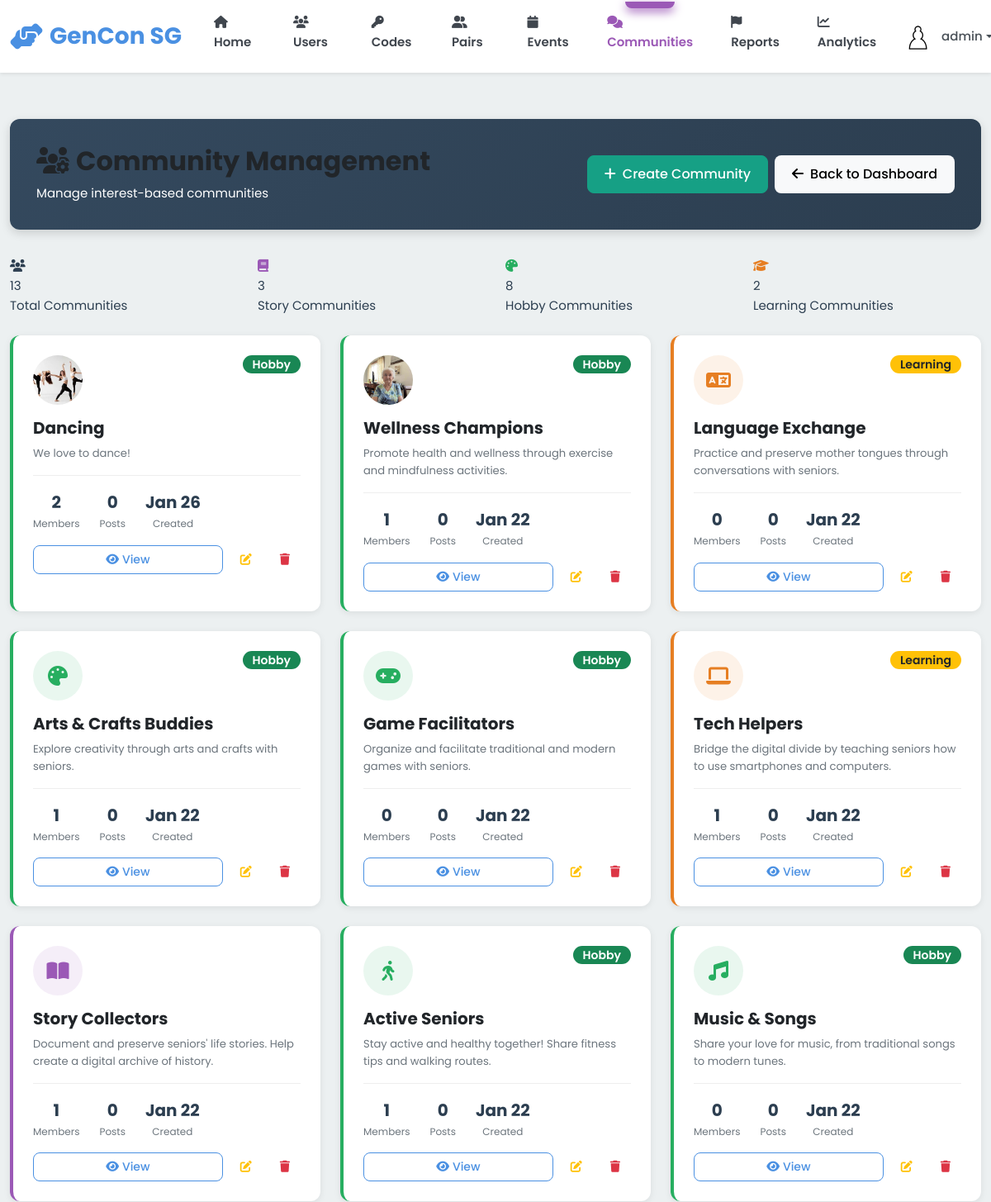
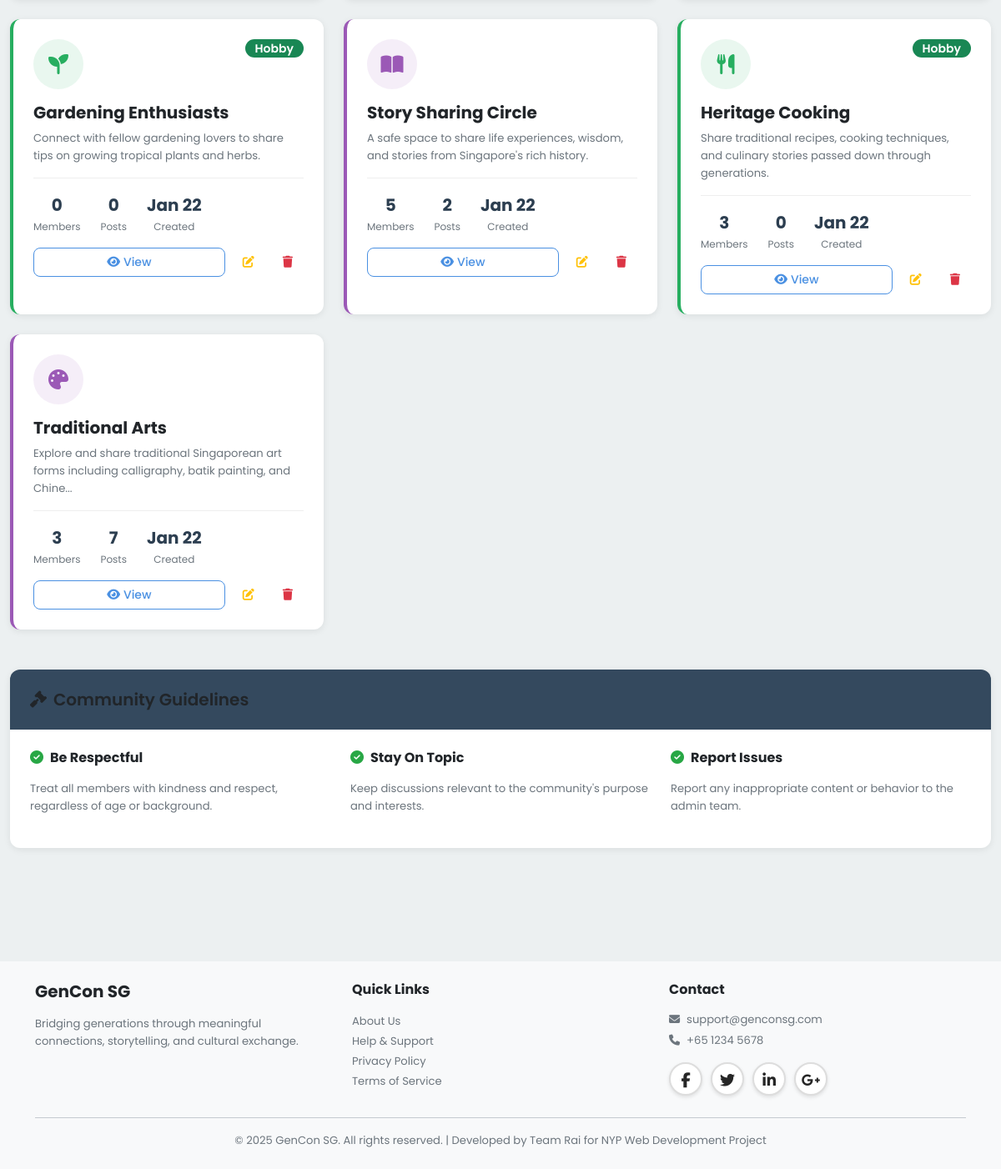
The page /admin/communities (signed in) on the database its author committed (2 pictures, top to bottom).
### models.py (models this page shows, shortened)
class Community(db.Model):
    __tablename__ = 'communities'
    id = db.Column(db.Integer, primary_key=True)
    name = db.Column(db.String(100), nullable=False, unique=True)
    type = db.Column(db.String(20), nullable=False)  # Story, Hobby, Learning
    description = db.Column(db.Text)
    rules = db.Column(db.Text)
    icon = db.Column(db.String(50), default='fas fa-users')
    banner_class = db.Column(db.String(50), default='default')
    tags = db.Column(db.String(255))  # Comma separated tags
    photo_url = db.Column(db.String(255))
    member_count = db.Column(db.Integer, default=0)
    created_by = db.Column(db.Integer, db.ForeignKey('users.id'), nullable=False)
    created_at = db.Column(db.DateTime, default=datetime.utcnow, nullable=False)
    creator = db.relationship('User')
    members = db.relationship('CommunityMember', back_populates='community',
                             lazy='dynamic', cascade='all, delete-orphan')
    posts = db.relationship('CommunityPost', back_populates='community',
                           lazy='dynamic', cascade='all, delete-orphan')

### blueprints/admin.py (the view)
@admin_bp.route('/communities')
@admin_required
def communities():
    all_communities = Community.query.order_by(Community.created_at.desc()).all()
    return render_template('admin/communities.html', communities=all_communities)

### app.py (called while the page is built)
@app.context_processor
def inject_user():
    user_streak = 0
    if 'user_id' in session:
        from models import Streak
        streak = Streak.query.filter_by(user_id=session['user_id']).first()
        if streak:
            user_streak = streak.current_streak
    return dict(session=session, user_streak=user_streak)

@app.after_request
def add_security_headers(response):
    csp = (
        "default-src 'self'; "
        "script-src 'self' 'unsafe-inline' 'unsafe-eval' blob: https://cdn.jsdelivr.net https://cdnjs.cloudflare.com; "
        "style-src 'self' 'unsafe-inline' https://cdn.jsdelivr.net https://cdnjs.cloudflare.com https://fonts.googleapis.com; "
        "font-src 'self' https://cdnjs.cloudflare.com https://fonts.gstatic.com; "
        "img-src 'self' data: blob: https:; "
        "connect-src 'self' ws: wss: https://cdn.jsdelivr.net https://cdnjs.cloudflare.com; "
        "worker-src 'self' blob:;"
    )
    response.headers['Content-Security-Policy'] = csp
    return response

@app.template_filter('fix_pfp')
def fix_pfp_filter(path):
    if not path:
        return 'images/default-avatar.png'
    if path.startswith('images/'):
        return path
    if path.startswith('http'):
        return path
    return f'images/{path}'

### blueprints/admin.py (called while the page is built)
def admin_required(f):
    @wraps(f)
    def decorated_function(*args, **kwargs):
        if 'user_id' not in session:
            flash('Please login to access this page', 'warning')
            return redirect(url_for('auth.login', role='admin'))
        if session.get('role') != 'admin':
            flash('Access denied. Admin privileges required.', 'danger')
            return redirect(url_for('index'))
        return f(*args, **kwargs)
    return decorated_function

### templates/admin/communities.html (shortened to what this page needs)
{% extends "base.html" %}
{% block extra_css %}
<link rel="stylesheet" href="{{ url_for('static', filename='css/admin.css') }}">
{% endblock %}
{% block content %}
<div class="container-fluid py-4">
    <div class="admin-header">
        <div class="d-flex justify-content-between align-items-center">
            <div>
                <h1><i class="fas fa-users-cog me-2"></i>Community Management</h1>
                <p class="mb-0">Manage interest-based communities</p>
            </div>
            <div class="d-flex gap-2">
                <a href="{{ url_for('admin.create_community') }}" class="btn btn-success">
                    <i class="fas fa-plus me-2"></i>Create Community
                </a>
                <a href="{{ url_for('admin.dashboard') }}" class="btn btn-light">
                    <i class="fas fa-arrow-left me-2"></i>Back to Dashboard
                </a>
            </div>
        </div>
    </div>
    <div class="row mb-4">
        <div class="col-md-3">
            <div class="stat-card" style="border-left-color: #3498DB;">
                <div class="stat-icon"><i class="fas fa-users"></i></div>
                <div class="stat-value">{{ communities|length }}</div>
                <div class="stat-label">Total Communities</div>
            </div>
        </div>
        <div class="col-md-3">
            <div class="stat-card" style="border-left-color: #9B59B6;">
                <div class="stat-icon" style="color: #9B59B6;"><i class="fas fa-book"></i></div>
                <div class="stat-value">{{ communities|selectattr('type', 'equalto', 'Story')|list|length }}</div>
                <div class="stat-label">Story Communities</div>
            </div>
        </div>
        <div class="col-md-3">
            <div class="stat-card" style="border-left-color: #27AE60;">
                <div class="stat-icon" style="color: #27AE60;"><i class="fas fa-palette"></i></div>
                <div class="stat-value">{{ communities|selectattr('type', 'equalto', 'Hobby')|list|length }}</div>
                <div class="stat-label">Hobby Communities</div>
            </div>
        </div>
        <div class="col-md-3">
            <div class="stat-card" style="border-left-color: #E67E22;">
                <div class="stat-icon" style="color: #E67E22;"><i class="fas fa-graduation-cap"></i></div>
                <div class="stat-value">{{ communities|selectattr('type', 'equalto', 'Learning')|list|length }}</div>
                <div class="stat-label">Learning Communities</div>
            </div>
        </div>
    </div>
    {% if communities %}
    <div class="row">
        {% for community in communities %}
        <div class="col-lg-4 col-md-6 mb-4">
            <div class="community-card {{ community.type|lower }}">
                <div class="d-flex justify-content-between align-items-start">
                    <div class="community-icon {{ community.type|lower }}" style="overflow: hidden; padding: 0;">
                        {% if community.photo_url %}
                            <img src="{{ url_for('static', filename=community.photo_url) }}" alt="{{ community.name }}" style="width: 100%; height: 100%; object-fit: cover;">
                        {% else %}
                            <i class="{{ community.icon }}"></i>
                        {% endif %}
                    </div>
                    <span class="badge {% if community.type == 'Story' %}bg-purple{% elif community.type == 'Hobby' %}bg-success{% else %}bg-warning text-dark{% endif %}">
                        {{ community.type }}
                    </span>
                </div>
                <h5 class="fw-bold mb-2">{{ community.name }}</h5>
                <p class="text-muted small mb-3">
                    {{ community.description[:100] if community.description else 'No description available' }}{% if community.description and community.description|length > 100 %}...{% endif %}
                </p>
                <div class="community-stats">
                    <div class="community-stat">
                        <div class="value">{{ community.member_count }}</div>
                        <div class="label">Members</div>
                    </div>
                    <div class="community-stat">
                        <div class="value">{{ community.posts.count() }}</div>
                        <div class="label">Posts</div>
                    </div>
                    <div class="community-stat">
                        <div class="value">{{ community.created_at.strftime('%b %d') }}</div>
                        <div class="label">Created</div>
                    </div>
                </div>
                <div class="d-flex gap-2 mt-3">
                    <a href="{{ url_for('admin.manage_community', community_id=community.id) }}" class="btn btn-sm btn-outline-primary flex-grow-1">
                        <i class="fas fa-eye me-1"></i>View
                    </a>
                    <button class="btn btn-sm btn-outline-warning" onclick="alert('Edit coming soon')">
                        <i class="fas fa-edit"></i>
                    </button>
                    <form action="{{ url_for('admin.delete_community', community_id=community.id) }}" method="POST" onsubmit="return confirm('Delete this community?');" class="d-inline">
                        <button type="submit" class="btn btn-sm btn-outline-danger">
                            <i class="fas fa-trash"></i>
                        </button>
                    </form>
                </div>
            </div>
        </div>
        {% endfor %}
    </div>
    {% endif %}
    <div class="data-table-container mt-4">
        <div class="table-header">
            <h3><i class="fas fa-gavel me-2"></i>Community Guidelines</h3>
        </div>
        <div class="p-4">
            <div class="row">
                <div class="col-md-4">
                    <h6><i class="fas fa-check-circle text-success me-2"></i>Be Respectful</h6>
                    <p class="small text-muted">Treat all members with kindness and respect, regardless of age or background.</p>
                </div>
                <div class="col-md-4">
                    <h6><i class="fas fa-check-circle text-success me-2"></i>Stay On Topic</h6>
                    <p class="small text-muted">Keep discussions relevant to the community's purpose and interests.</p>
                </div>
                <div class="col-md-4">
                    <h6><i class="fas fa-check-circle text-success me-2"></i>Report Issues</h6>
                    <p class="small text-muted">Report any inappropriate content or behavior to the admin team.</p>
                </div>
            </div>
        </div>
    </div>
</div>
{% endblock %}

### static/css/main.css (style rules this page uses)
:root { --primary-color: #4A90E2; --primary-hover: #357ABD; --secondary-color: #7B68EE; --success-color: #28A745; --warning-color: #FFC107; --danger-color: #DC3545; --info-color: #17A2B8; --senior-primary: #E67E22; --senior-secondary: #2ECC71; --senior-accent: #F39C12; --youth-primary: #9B59B6; --youth-secondary: #3498DB; --youth-accent: #E74C3C; --admin-primary: #34495E; --admin-secondary: #16A085; --admin-accent: #E67E22; --white: #FFFFFF; --black: #000000; --gray-100: #F8F9FA; --gray-200: #E9ECEF; --gray-300: #DEE2E6; --gray-400: #CED4DA; --gray-500: #ADB5BD; --gray-600: #6C757D; --gray-700: #495057; --gray-800: #343A40; --gray-900: #212529; --font-family: 'Poppins', -apple-system, BlinkMacSystemFont, 'Segoe UI', sans-serif; --font-size-base: 16px; --font-size-sm: 14px; --font-size-lg: 18px; --font-size-xl: 20px; --font-size-xxl: 24px; --font-weight-light: 300; --font-weight-normal: 400; --font-weight-medium: 500; --font-weight-semibold: 600; --font-weight-bold: 700; --spacing-xs: 0.25rem; --spacing-sm: 0.5rem; --spacing-md: 1rem; --spacing-lg: 1.5rem; --spacing-xl: 2rem; --spacing-xxl: 3rem; --border-radius-sm: 0.25rem; --border-radius-md: 0.5rem; --border-radius-lg: 1rem; --border-radius-xl: 1.5rem; --border-radius-pill: 50rem; --shadow-sm: 0 1px 2px rgba(0, 0, 0, 0.05); --shadow-md: 0 4px 6px rgba(0, 0, 0, 0.1); --shadow-lg: 0 10px 15px rgba(0, 0, 0, 0.15); --shadow-xl: 0 20px 25px rgba(0, 0, 0, 0.2); --transition-fast: 150ms ease-in-out; --transition-base: 300ms ease-in-out; --transition-slow: 500ms ease-in-out; --z-dropdown: 1000; --z-sticky: 1020; --z-fixed: 1030; --z-modal-backdrop: 1040; --z-modal: 1050; --z-popover: 1060; --z-tooltip: 1070; }
* { margin: 0; padding: 0; box-sizing: border-box; }
a { text-decoration: none; color: inherit; transition: color var(--transition-fast); }
img { max-width: 100%; height: auto; display: block; }
body { font-family: var(--font-family); font-size: var(--font-size-base); font-weight: var(--font-weight-normal); line-height: 1.6; color: var(--gray-900); background-color: var(--gray-100); overflow-x: hidden; }
h1, h2, h3, h4, h5, h6 { font-weight: var(--font-weight-bold); line-height: 1.2; margin-bottom: var(--spacing-md); color: var(--gray-900); }
h1 { font-size: 2.5rem; }
h3 { font-size: 1.75rem; }
h5 { font-size: 1.25rem; }
h6 { font-size: 1rem; }
p { margin-bottom: var(--spacing-md); }
.text-muted { color: var(--gray-600) !important; }
.text-success { color: var(--success-color) !important; }
.btn { display: inline-block; font-weight: var(--font-weight-medium); text-align: center; white-space: nowrap; vertical-align: middle; user-select: none; border: 1px solid transparent; padding: 0.625rem 1.25rem; font-size: var(--font-size-base); line-height: 1.5; border-radius: var(--border-radius-md); transition: all var(--transition-base); cursor: pointer; }
.btn-success { background-color: var(--success-color); color: var(--white); }
.btn-outline-primary { color: var(--primary-color); border-color: var(--primary-color); background-color: transparent; }
.btn-sm { padding: 0.375rem 0.75rem; font-size: var(--font-size-sm); }
.badge { display: inline-block; padding: 0.25rem 0.75rem; font-size: 0.875rem; font-weight: var(--font-weight-semibold); line-height: 1; text-align: center; white-space: nowrap; vertical-align: baseline; border-radius: var(--border-radius-pill); }
.mt-3 { margin-top: var(--spacing-md); }
.mt-4 { margin-top: var(--spacing-lg); }
.mb-2 { margin-bottom: var(--spacing-sm); }
.mb-3 { margin-bottom: var(--spacing-md); }
.mb-4 { margin-bottom: var(--spacing-lg); }
.p-4 { padding: var(--spacing-lg); }
.d-flex { display: flex; }
.justify-content-between { justify-content: space-between; }
.align-items-center { align-items: center; }
.gap-2 { gap: var(--spacing-sm); }
.fw-bold { font-weight: var(--font-weight-bold); }

### rows shown on the page
Community: photo_url (picture), type "Hobby", name "Dancing", description "We love to dance!", member_count "2", posts.count "0", created_at "Jan 26"
Community: photo_url (picture), type "Hobby", name "Wellness Champions", description "Promote health and wellness through exercise and mindfulness activities.", member_count "1", posts.count "0", created_at "Jan 22"
Community: type "Learning", name "Language Exchange", description "Practice and preserve mother tongues through conversations with seniors.", member_count "0", posts.count "0", created_at "Jan 22"
Community: type "Hobby", name "Arts & Crafts Buddies", description "Explore creativity through arts and crafts with seniors.", member_count "1", posts.count "0", created_at "Jan 22"
Community: type "Hobby", name "Game Facilitators", description "Organize and facilitate traditional and modern games with seniors.", member_count "0", posts.count "0", created_at "Jan 22"
Community: type "Learning", name "Tech Helpers", description "Bridge the digital divide by teaching seniors how to use smartphones and computers.", member_count "1", posts.count "0", created_at "Jan 22"
Community: name "Story Collectors", description "Document and preserve seniors' life stories. Help create a digital archive of history.", member_count "1", posts.count "0", created_at "Jan 22"
Community: type "Hobby", name "Active Seniors", description "Stay active and healthy together! Share fitness tips and walking routes.", member_count "1", posts.count "0", created_at "Jan 22"
Community: type "Hobby", name "Music & Songs", description "Share your love for music, from traditional songs to modern tunes.", member_count "0", posts.count "0", created_at "Jan 22"
Community: type "Hobby", name "Gardening Enthusiasts", description "Connect with fellow gardening lovers to share tips on growing tropical plants and herbs.", member_count "0", posts.count "0", created_at "Jan 22"
Community: name "Story Sharing Circle", description "A safe space to share life experiences, wisdom, and stories from Singapore's rich history.", member_count "5", posts.count "2", created_at "Jan 22"
Community: type "Hobby", name "Heritage Cooking", description "Share traditional recipes, cooking techniques, and culinary stories passed down through generations.", member_count "3", posts.count "0", created_at "Jan 22"
Community: name "Traditional Arts", description "Explore and share traditional Singaporean art forms including calligraphy, batik painting, and Chine", member_count "3", posts.count "7", created_at "Jan 22"

### other values the page prints
{{ session.username }} "admin"
{{ communities|length }} "13"
{{ communities|selectattr('type', 'equalto', 'Story')|list|length }} "3"
{{ communities|selectattr('type', 'equalto', 'Hobby')|list|length }} "8"
{{ communities|selectattr('type', 'equalto', 'Learning')|list|length }} "2"
